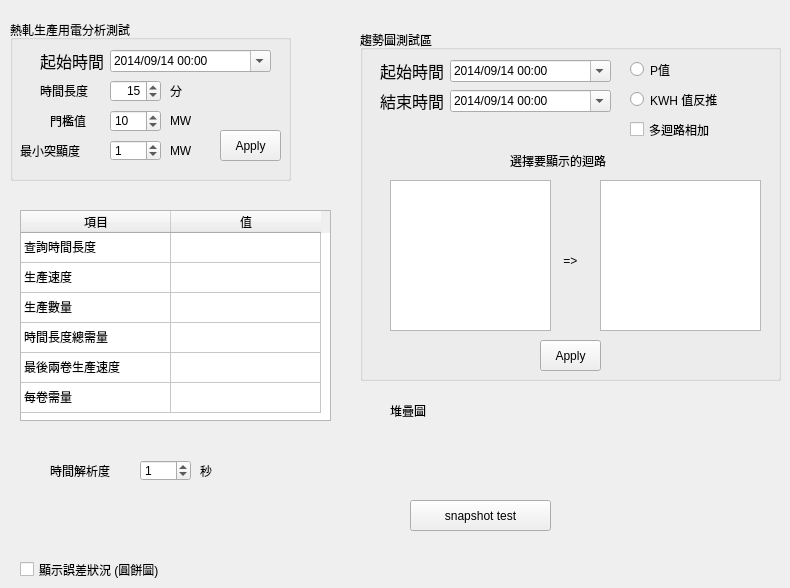
    <widget class="QWidget" name="tab_4">
     <attribute name="title">
      <string>(功能試調區)</string>
     </attribute>
     <widget class="QTableWidget" name="tableWidget_6">
      <property name="geometry">
       <rect>
        <x>20</x>
        <y>210</y>
        <width>311</width>
        <height>211</height>
       </rect>
      </property>
      <attribute name="horizontalHeaderVisible">
       <bool>true</bool>
      </attribute>
      <attribute name="horizontalHeaderDefaultSectionSize">
       <number>150</number>
      </attribute>
      <attribute name="verticalHeaderVisible">
       <bool>false</bool>
      </attribute>
      <row>
       <property name="text">
        <string>New Row</string>
       </property>
      </row>
      <row>
       <property name="text">
        <string>New Row</string>
       </property>
      </row>
      <row>
       <property name="text">
        <string>New Row</string>
       </property>
      </row>
      <row>
       <property name="text">
        <string>New Row</string>
       </property>
      </row>
      <row>
       <property name="text">
        <string>New Row</string>
       </property>
      </row>
      <row>
       <property name="text">
        <string>New Row</string>
       </property>
      </row>
      <column>
       <property name="text">
        <string>項目</string>
       </property>
      </column>
      <column>
       <property name="text">
        <string>值</string>
       </property>
      </column>
      <item row="0" column="0">
       <property name="text">
        <string>查詢時間長度</string>
       </property>
      </item>
      <item row="1" column="0">
       <property name="text">
        <string>生產速度</string>
       </property>
      </item>
      <item row="2" column="0">
       <property name="text">
        <string>生產數量</string>
       </property>
      </item>
      <item row="3" column="0">
       <property name="text">
        <string>時間長度總需量</string>
       </property>
      </item>
      <item row="4" column="0">
       <property name="text">
        <string>最後兩卷生產速度</string>
       </property>
      </item>
      <item row="5" column="0">
       <property name="text">
        <string>每卷需量</string>
       </property>
      </item>
     </widget>
     <widget class="QGroupBox" name="groupBox_3">
      <property name="geometry">
       <rect>
        <x>10</x>
        <y>20</y>
        <width>281</width>
        <height>161</height>
       </rect>
      </property>
      <property name="title">
       <string>熱軋生產用電分析測試</string>
      </property>
      <widget class="QSpinBox" name="spinBox_4">
       <property name="geometry">
        <rect>
         <x>100</x>
         <y>120</y>
         <width>51</width>
         <height>21</height>
        </rect>
       </property>
       <property name="singleStep">
        <number>1</number>
       </property>
       <property name="stepType">
        <enum>QAbstractSpinBox::DefaultStepType</enum>
       </property>
       <property name="value">
        <number>1</number>
       </property>
      </widget>
      <widget class="QLabel" name="label_20">
       <property name="geometry">
        <rect>
         <x>40</x>
         <y>90</y>
         <width>51</width>
         <height>21</height>
        </rect>
       </property>
       <property name="text">
        <string>門檻值</string>
       </property>
      </widget>
      <widget class="QLabel" name="label_18">
       <property name="geometry">
        <rect>
         <x>10</x>
         <y>120</y>
         <width>81</width>
         <height>21</height>
        </rect>
       </property>
       <property name="text">
        <string>最小突顯度</string>
       </property>
      </widget>
      <widget class="QSpinBox" name="spinBox_3">
       <property name="geometry">
        <rect>
         <x>100</x>
         <y>90</y>
         <width>51</width>
         <height>22</height>
        </rect>
       </property>
       <property name="value">
        <number>10</number>
       </property>
      </widget>
      <widget class="QSpinBox" name="spinBox_5">
       <property name="geometry">
        <rect>
         <x>100</x>
         <y>60</y>
         <width>51</width>
         <height>22</height>
        </rect>
       </property>
       <property name="alignment">
        <set>Qt::AlignRight|Qt::AlignTrailing|Qt::AlignVCenter</set>
       </property>
       <property name="minimum">
        <number>1</number>
       </property>
       <property name="maximum">
        <number>999</number>
       </property>
       <property name="value">
        <number>15</number>
       </property>
      </widget>
      <widget class="QLabel" name="label_35">
       <property name="geometry">
        <rect>
         <x>30</x>
         <y>60</y>
         <width>71</width>
         <height>21</height>
        </rect>
       </property>
       <property name="text">
        <string>時間長度</string>
       </property>
      </widget>
      <widget class="QLabel" name="label_36">
       <property name="geometry">
        <rect>
         <x>160</x>
         <y>60</y>
         <width>21</width>
         <height>21</height>
        </rect>
       </property>
       <property name="text">
        <string>分</string>
       </property>
      </widget>
      <widget class="QLabel" name="label_37">
       <property name="geometry">
        <rect>
         <x>160</x>
         <y>90</y>
         <width>31</width>
         <height>21</height>
        </rect>
       </property>
       <property name="text">
        <string>MW</string>
       </property>
      </widget>
      <widget class="QLabel" name="label_38">
       <property name="geometry">
        <rect>
         <x>160</x>
         <y>120</y>
         <width>31</width>
         <height>21</height>
        </rect>
       </property>
       <property name="text">
        <string>MW</string>
       </property>
      </widget>
      <widget class="QPushButton" name="pushButton_6">
       <property name="geometry">
        <rect>
         <x>210</x>
         <y>110</y>
         <width>61</width>
         <height>31</height>
        </rect>
       </property>
       <property name="text">
        <string>Apply</string>
       </property>
      </widget>
      <widget class="QLabel" name="label_39">
       <property name="geometry">
        <rect>
         <x>30</x>
         <y>30</y>
         <width>71</width>
         <height>21</height>
        </rect>
       </property>
       <property name="font">
        <font>
         <family>微軟正黑體</family>
         <pointsize>12</pointsize>
        </font>
       </property>
       <property name="text">
        <string>起始時間</string>
       </property>
      </widget>
      <widget class="QDateTimeEdit" name="dateTimeEdit_5">
       <property name="geometry">
        <rect>
         <x>100</x>
         <y>30</y>
         <width>161</width>
         <height>22</height>
        </rect>
       </property>
       <property name="maximumDateTime">
        <datetime>
         <hour>23</hour>
         <minute>59</minute>
         <second>59</second>
         <year>2030</year>
         <month>12</month>
         <day>31</day>
        </datetime>
       </property>
       <property name="minimumDateTime">
        <datetime>
         <hour>0</hour>
         <minute>0</minute>
         <second>0</second>
         <year>2014</year>
         <month>9</month>
         <day>14</day>
        </datetime>
       </property>
       <property name="displayFormat">
        <string>yyyy/MM/dd hh:mm</string>
       </property>
       <property name="calendarPopup">
        <bool>true</bool>
       </property>
       <property name="currentSectionIndex">
        <number>0</number>
       </property>
      </widget>
     </widget>
     <widget class="QGroupBox" name="groupBox_4">
      <property name="geometry">
       <rect>
        <x>360</x>
        <y>30</y>
        <width>421</width>
        <height>351</height>
       </rect>
      </property>
      <property name="title">
       <string>趨勢圖測試區</string>
      </property>
      <widget class="QLabel" name="label_31">
       <property name="geometry">
        <rect>
         <x>20</x>
         <y>60</y>
         <width>71</width>
         <height>21</height>
        </rect>
       </property>
       <property name="font">
        <font>
         <family>微軟正黑體</family>
         <pointsize>12</pointsize>
        </font>
       </property>
       <property name="text">
        <string>結束時間</string>
       </property>
      </widget>
      <widget class="QLabel" name="label_32">
       <property name="geometry">
        <rect>
         <x>20</x>
         <y>30</y>
         <width>71</width>
         <height>21</height>
        </rect>
       </property>
       <property name="font">
        <font>
         <family>微軟正黑體</family>
         <pointsize>12</pointsize>
        </font>
       </property>
       <property name="text">
        <string>起始時間</string>
       </property>
      </widget>
      <widget class="QDateTimeEdit" name="dateTimeEdit_3">
       <property name="geometry">
        <rect>
         <x>90</x>
         <y>30</y>
         <width>161</width>
         <height>22</height>
        </rect>
       </property>
       <property name="maximumDateTime">
        <datetime>
         <hour>23</hour>
         <minute>59</minute>
         <second>59</second>
         <year>2030</year>
         <month>12</month>
         <day>31</day>
        </datetime>
       </property>
       <property name="minimumDateTime">
        <datetime>
         <hour>0</hour>
         <minute>0</minute>
         <second>0</second>
         <year>2014</year>
         <month>9</month>
         <day>14</day>
        </datetime>
       </property>
       <property name="displayFormat">
        <string>yyyy/MM/dd hh:mm</string>
       </property>
       <property name="calendarPopup">
        <bool>true</bool>
       </property>
       <property name="currentSectionIndex">
        <number>0</number>
       </property>
      </widget>
      <widget class="QDateTimeEdit" name="dateTimeEdit_4">
       <property name="geometry">
        <rect>
         <x>90</x>
         <y>60</y>
         <width>161</width>
         <height>22</height>
        </rect>
       </property>
       <property name="maximumDateTime">
        <datetime>
         <hour>23</hour>
         <minute>59</minute>
         <second>59</second>
         <year>2030</year>
         <month>12</month>
         <day>31</day>
        </datetime>
       </property>
       <property name="minimumDateTime">
        <datetime>
         <hour>0</hour>
         <minute>0</minute>
         <second>0</second>
         <year>2014</year>
         <month>9</month>
         <day>14</day>
        </datetime>
       </property>
       <property name="displayFormat">
        <string>yyyy/MM/dd hh:mm</string>
       </property>
       <property name="calendarPopup">
        <bool>true</bool>
       </property>
      </widget>
      <widget class="QListWidget" name="listWidget_2">
       <property name="geometry">
        <rect>
         <x>30</x>
         <y>150</y>
         <width>161</width>
         <height>151</height>
        </rect>
       </property>
      </widget>
      <widget class="QListWidget" name="listWidget_3">
       <property name="geometry">
        <rect>
         <x>240</x>
         <y>150</y>
         <width>161</width>
         <height>151</height>
        </rect>
       </property>
      </widget>
      <widget class="QLabel" name="label_33">
       <property name="geometry">
        <rect>
         <x>200</x>
         <y>220</y>
         <width>31</width>
         <height>21</height>
        </rect>
       </property>
       <property name="text">
        <string> =&gt;</string>
       </property>
      </widget>
      <widget class="QLabel" name="label_34">
       <property name="geometry">
        <rect>
         <x>150</x>
         <y>120</y>
         <width>141</width>
         <height>21</height>
        </rect>
       </property>
       <property name="text">
        <string>選擇要顯示的迴路</string>
       </property>
      </widget>
      <widget class="QRadioButton" name="radioButton_5">
       <property name="geometry">
        <rect>
         <x>270</x>
         <y>60</y>
         <width>121</width>
         <height>19</height>
        </rect>
       </property>
       <property name="text">
        <string>KWH 值反推</string>
       </property>
      </widget>
      <widget class="QRadioButton" name="radioButton_4">
       <property name="geometry">
        <rect>
         <x>270</x>
         <y>30</y>
         <width>101</width>
         <height>19</height>
        </rect>
       </property>
       <property name="text">
        <string>P值</string>
       </property>
      </widget>
      <widget class="QPushButton" name="pushButton_9">
       <property name="geometry">
        <rect>
         <x>180</x>
         <y>310</y>
         <width>61</width>
         <height>31</height>
        </rect>
       </property>
       <property name="text">
        <string>Apply</string>
       </property>
      </widget>
      <widget class="QCheckBox" name="checkBox_3">
       <property name="geometry">
        <rect>
         <x>270</x>
         <y>90</y>
         <width>101</width>
         <height>19</height>
        </rect>
       </property>
       <property name="text">
        <string>多迴路相加</string>
       </property>
       <property name="checked">
        <bool>false</bool>
       </property>
      </widget>
     </widget>
     <widget class="QPushButton" name="pushButton_7">
      <property name="geometry">
       <rect>
        <x>410</x>
        <y>500</y>
        <width>141</width>
        <height>31</height>
       </rect>
      </property>
      <property name="text">
       <string>snapshot test</string>
      </property>
     </widget>
     <widget class="QSpinBox" name="spinBox_6">
      <property name="geometry">
       <rect>
        <x>140</x>
        <y>460</y>
        <width>51</width>
        <height>21</height>
       </rect>
      </property>
      <property name="singleStep">
       <number>1</number>
      </property>
      <property name="stepType">
       <enum>QAbstractSpinBox::DefaultStepType</enum>
      </property>
      <property name="value">
       <number>1</number>
      </property>
     </widget>
     <widget class="QLabel" name="label_40">
      <property name="geometry">
       <rect>
        <x>50</x>
        <y>460</y>
        <width>81</width>
        <height>21</height>
       </rect>
      </property>
      <property name="text">
       <string>時間解析度</string>
      </property>
     </widget>
     <widget class="QLabel" name="label_41">
      <property name="geometry">
       <rect>
        <x>200</x>
        <y>460</y>
        <width>31</width>
        <height>21</height>
       </rect>
      </property>
      <property name="text">
       <string>秒</string>
      </property>
     </widget>
     <widget class="QLabel" name="label_93">
      <property name="geometry">
       <rect>
        <x>390</x>
        <y>400</y>
        <width>81</width>
        <height>21</height>
       </rect>
      </property>
      <property name="text">
       <string>堆疊圖</string>
      </property>
     </widget>
     <widget class="QCheckBox" name="checkBox_4">
      <property name="geometry">
       <rect>
        <x>20</x>
        <y>560</y>
        <width>201</width>
        <height>19</height>
       </rect>
      </property>
      <property name="text">
       <string>顯示誤差狀況 (圓餅圖)</string>
      </property>
      <property name="checked">
       <bool>false</bool>
      </property>
     </widget>
    </widget>
